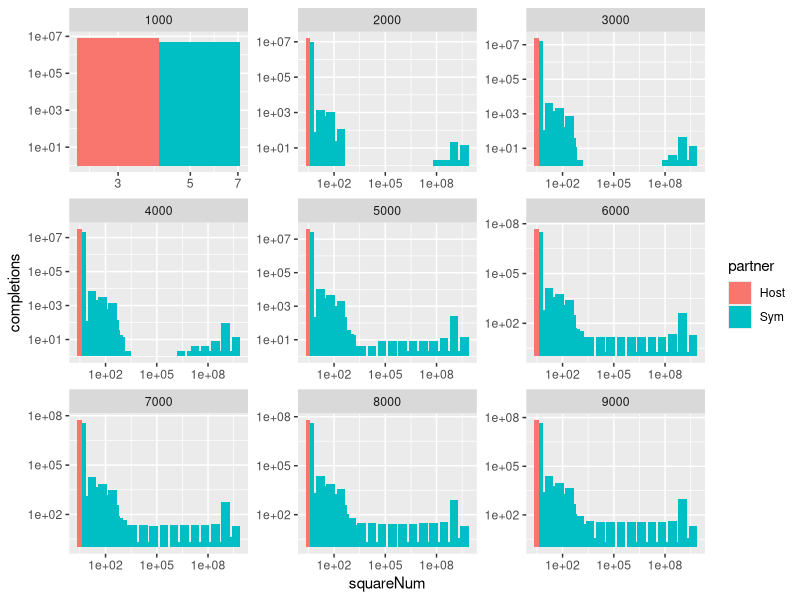

Source code (R):
require(ggplot2)
install.packages("viridis")
library(viridis)


df <- read.table("./table.dat", h=T) # do python3 process.py first
#final_df <- subset(df, update == "1000")
final_df <- df


p<-ggplot(final_df, aes(x=squareNum,y=completions,fill = partner)) + geom_bar(stat = "identity",width=0.5,position = "dodge") + scale_x_log10() + scale_y_log10() + facet_wrap(~update,scales = "free") 


print(p)
